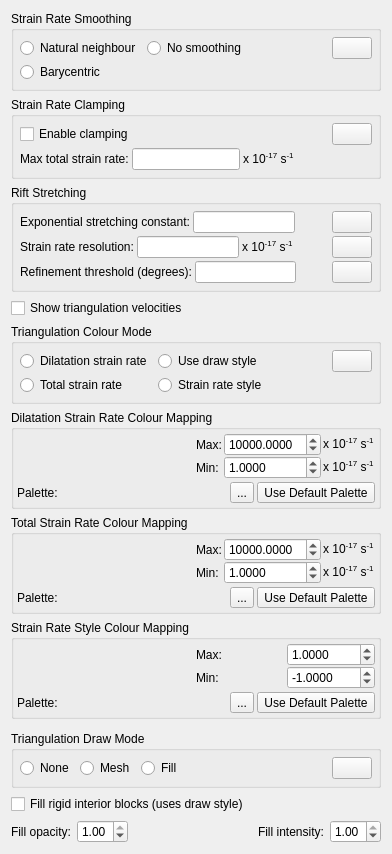
<?xml version="1.0" encoding="UTF-8"?>
<ui version="4.0">
 <class>TopologyNetworkResolverLayerOptionsWidget</class>
 <widget class="QWidget" name="TopologyNetworkResolverLayerOptionsWidget">
  <property name="geometry">
   <rect>
    <x>0</x>
    <y>0</y>
    <width>392</width>
    <height>818</height>
   </rect>
  </property>
  <property name="windowTitle">
   <string>Layers</string>
  </property>
  <layout class="QVBoxLayout" name="verticalLayout_7">
   <item>
    <widget class="QGroupBox" name="strain_rate_smoothing_group_box">
     <property name="title">
      <string>Strain Rate Smoothing</string>
     </property>
     <layout class="QGridLayout" name="gridLayout_2">
      <property name="leftMargin">
       <number>6</number>
      </property>
      <property name="topMargin">
       <number>6</number>
      </property>
      <property name="rightMargin">
       <number>6</number>
      </property>
      <property name="bottomMargin">
       <number>6</number>
      </property>
      <property name="horizontalSpacing">
       <number>6</number>
      </property>
      <property name="verticalSpacing">
       <number>3</number>
      </property>
      <item row="0" column="0">
       <widget class="QRadioButton" name="natural_neighbour_radio_button">
        <property name="text">
         <string>Natural neighbour</string>
        </property>
       </widget>
      </item>
      <item row="0" column="1">
       <widget class="QRadioButton" name="no_smoothing_radio_button">
        <property name="text">
         <string>No smoothing</string>
        </property>
       </widget>
      </item>
      <item row="1" column="0">
       <widget class="QRadioButton" name="barycentric_radio_button">
        <property name="text">
         <string>Barycentric</string>
        </property>
       </widget>
      </item>
      <item row="0" column="3">
       <widget class="QPushButton" name="push_button_help_strain_rate_smoothing">
        <property name="text">
         <string/>
        </property>
        <property name="icon">
         <iconset resource="../qt-resources/qt_widgets.qrc">
          <normaloff>:/human_help_browser_16.png</normaloff>:/human_help_browser_16.png</iconset>
        </property>
       </widget>
      </item>
      <item row="0" column="2">
       <spacer name="horizontalSpacer_3">
        <property name="orientation">
         <enum>Qt::Horizontal</enum>
        </property>
        <property name="sizeHint" stdset="0">
         <size>
          <width>40</width>
          <height>20</height>
         </size>
        </property>
       </spacer>
      </item>
     </layout>
    </widget>
   </item>
   <item>
    <widget class="QGroupBox" name="strain_rate_clamping_group_box">
     <property name="title">
      <string>Strain Rate Clamping</string>
     </property>
     <layout class="QVBoxLayout" name="verticalLayout_5">
      <property name="spacing">
       <number>3</number>
      </property>
      <property name="leftMargin">
       <number>6</number>
      </property>
      <property name="topMargin">
       <number>6</number>
      </property>
      <property name="rightMargin">
       <number>6</number>
      </property>
      <property name="bottomMargin">
       <number>6</number>
      </property>
      <item>
       <layout class="QHBoxLayout" name="horizontalLayout_11">
        <property name="spacing">
         <number>3</number>
        </property>
        <item>
         <widget class="QCheckBox" name="enable_clamping_checkbox">
          <property name="text">
           <string>Enable clamping</string>
          </property>
         </widget>
        </item>
        <item>
         <spacer name="horizontalSpacer_5">
          <property name="orientation">
           <enum>Qt::Horizontal</enum>
          </property>
          <property name="sizeHint" stdset="0">
           <size>
            <width>40</width>
            <height>20</height>
           </size>
          </property>
         </spacer>
        </item>
        <item>
         <widget class="QPushButton" name="push_button_help_strain_rate_clamping">
          <property name="text">
           <string/>
          </property>
          <property name="icon">
           <iconset resource="../qt-resources/qt_widgets.qrc">
            <normaloff>:/human_help_browser_16.png</normaloff>:/human_help_browser_16.png</iconset>
          </property>
         </widget>
        </item>
       </layout>
      </item>
      <item>
       <widget class="QWidget" name="clamp_strain_rate_parameters_widget" native="true">
        <layout class="QHBoxLayout" name="horizontalLayout_10">
         <property name="spacing">
          <number>3</number>
         </property>
         <property name="leftMargin">
          <number>0</number>
         </property>
         <property name="topMargin">
          <number>0</number>
         </property>
         <property name="rightMargin">
          <number>0</number>
         </property>
         <property name="bottomMargin">
          <number>0</number>
         </property>
         <item>
          <widget class="QLabel" name="label_12">
           <property name="text">
            <string>Max total strain rate:</string>
           </property>
          </widget>
         </item>
         <item>
          <widget class="QLineEdit" name="clamp_strain_rate_line_edit"/>
         </item>
         <item>
          <widget class="QLabel" name="label_11">
           <property name="text">
            <string>&lt;html&gt;&lt;head/&gt;&lt;body&gt;&lt;p&gt;x 10&lt;span style=&quot; vertical-align:super;&quot;&gt;-17&lt;/span&gt; s&lt;span style=&quot; vertical-align:super;&quot;&gt;-1&lt;/span&gt;&lt;/p&gt;&lt;/body&gt;&lt;/html&gt;</string>
           </property>
          </widget>
         </item>
         <item>
          <spacer name="horizontalSpacer_6">
           <property name="orientation">
            <enum>Qt::Horizontal</enum>
           </property>
           <property name="sizeHint" stdset="0">
            <size>
             <width>40</width>
             <height>20</height>
            </size>
           </property>
          </spacer>
         </item>
        </layout>
       </widget>
      </item>
     </layout>
    </widget>
   </item>
   <item>
    <widget class="QGroupBox" name="rift_stretching_group_box">
     <property name="title">
      <string>Rift Stretching</string>
     </property>
     <layout class="QVBoxLayout" name="verticalLayout_6">
      <property name="spacing">
       <number>3</number>
      </property>
      <property name="leftMargin">
       <number>6</number>
      </property>
      <property name="topMargin">
       <number>6</number>
      </property>
      <property name="rightMargin">
       <number>6</number>
      </property>
      <property name="bottomMargin">
       <number>6</number>
      </property>
      <item>
       <widget class="QWidget" name="rift_exponential_stretching_constant_widget" native="true">
        <layout class="QHBoxLayout" name="horizontalLayout_13">
         <property name="spacing">
          <number>3</number>
         </property>
         <property name="leftMargin">
          <number>0</number>
         </property>
         <property name="topMargin">
          <number>0</number>
         </property>
         <property name="rightMargin">
          <number>0</number>
         </property>
         <property name="bottomMargin">
          <number>0</number>
         </property>
         <item>
          <widget class="QLabel" name="label_15">
           <property name="text">
            <string>Exponential stretching constant:</string>
           </property>
          </widget>
         </item>
         <item>
          <widget class="QLineEdit" name="rift_exponential_stretching_constant_line_edit"/>
         </item>
         <item>
          <spacer name="horizontalSpacer_8">
           <property name="orientation">
            <enum>Qt::Horizontal</enum>
           </property>
           <property name="sizeHint" stdset="0">
            <size>
             <width>40</width>
             <height>20</height>
            </size>
           </property>
          </spacer>
         </item>
         <item>
          <widget class="QPushButton" name="push_button_help_rift_exponential_stretching_constant">
           <property name="text">
            <string/>
           </property>
           <property name="icon">
            <iconset resource="../qt-resources/qt_widgets.qrc">
             <normaloff>:/human_help_browser_16.png</normaloff>:/human_help_browser_16.png</iconset>
           </property>
          </widget>
         </item>
        </layout>
       </widget>
      </item>
      <item>
       <widget class="QWidget" name="rift_strain_rate_resolution_widget" native="true">
        <layout class="QHBoxLayout" name="horizontalLayout_12">
         <property name="spacing">
          <number>3</number>
         </property>
         <property name="leftMargin">
          <number>0</number>
         </property>
         <property name="topMargin">
          <number>0</number>
         </property>
         <property name="rightMargin">
          <number>0</number>
         </property>
         <property name="bottomMargin">
          <number>0</number>
         </property>
         <item>
          <widget class="QLabel" name="label_13">
           <property name="text">
            <string>Strain rate resolution:</string>
           </property>
          </widget>
         </item>
         <item>
          <widget class="QLineEdit" name="rift_strain_rate_resolution_line_edit"/>
         </item>
         <item>
          <widget class="QLabel" name="label_14">
           <property name="text">
            <string>&lt;html&gt;&lt;head/&gt;&lt;body&gt;&lt;p&gt;x 10&lt;span style=&quot; vertical-align:super;&quot;&gt;-17&lt;/span&gt; s&lt;span style=&quot; vertical-align:super;&quot;&gt;-1&lt;/span&gt;&lt;/p&gt;&lt;/body&gt;&lt;/html&gt;</string>
           </property>
          </widget>
         </item>
         <item>
          <spacer name="horizontalSpacer_7">
           <property name="orientation">
            <enum>Qt::Horizontal</enum>
           </property>
           <property name="sizeHint" stdset="0">
            <size>
             <width>40</width>
             <height>20</height>
            </size>
           </property>
          </spacer>
         </item>
         <item>
          <widget class="QPushButton" name="push_button_help_rift_strain_rate_resolution">
           <property name="text">
            <string/>
           </property>
           <property name="icon">
            <iconset resource="../qt-resources/qt_widgets.qrc">
             <normaloff>:/human_help_browser_16.png</normaloff>:/human_help_browser_16.png</iconset>
           </property>
          </widget>
         </item>
        </layout>
       </widget>
      </item>
      <item>
       <widget class="QWidget" name="rift_edge_length_threshold_widget" native="true">
        <layout class="QHBoxLayout" name="horizontalLayout_14">
         <property name="spacing">
          <number>3</number>
         </property>
         <property name="leftMargin">
          <number>0</number>
         </property>
         <property name="topMargin">
          <number>0</number>
         </property>
         <property name="rightMargin">
          <number>0</number>
         </property>
         <property name="bottomMargin">
          <number>0</number>
         </property>
         <item>
          <widget class="QLabel" name="label_16">
           <property name="text">
            <string>Refinement threshold (degrees):</string>
           </property>
          </widget>
         </item>
         <item>
          <widget class="QLineEdit" name="rift_edge_length_threshold_line_edit"/>
         </item>
         <item>
          <spacer name="horizontalSpacer_9">
           <property name="orientation">
            <enum>Qt::Horizontal</enum>
           </property>
           <property name="sizeHint" stdset="0">
            <size>
             <width>40</width>
             <height>20</height>
            </size>
           </property>
          </spacer>
         </item>
         <item>
          <widget class="QPushButton" name="push_button_help_rift_edge_length_threshold">
           <property name="text">
            <string/>
           </property>
           <property name="icon">
            <iconset resource="../qt-resources/qt_widgets.qrc">
             <normaloff>:/human_help_browser_16.png</normaloff>:/human_help_browser_16.png</iconset>
           </property>
          </widget>
         </item>
        </layout>
       </widget>
      </item>
     </layout>
    </widget>
   </item>
   <item>
    <layout class="QHBoxLayout" name="horizontalLayout_15">
     <item>
      <widget class="QCheckBox" name="segment_velocity_checkbox">
       <property name="text">
        <string>Show triangulation velocities</string>
       </property>
      </widget>
     </item>
     <item>
      <spacer name="horizontalSpacer_10">
       <property name="orientation">
        <enum>Qt::Horizontal</enum>
       </property>
       <property name="sizeHint" stdset="0">
        <size>
         <width>40</width>
         <height>20</height>
        </size>
       </property>
      </spacer>
     </item>
    </layout>
   </item>
   <item>
    <widget class="QGroupBox" name="colour_mode_group_box">
     <property name="title">
      <string>Triangulation Colour Mode</string>
     </property>
     <layout class="QGridLayout" name="gridLayout">
      <property name="leftMargin">
       <number>6</number>
      </property>
      <property name="topMargin">
       <number>6</number>
      </property>
      <property name="rightMargin">
       <number>6</number>
      </property>
      <property name="bottomMargin">
       <number>6</number>
      </property>
      <property name="verticalSpacing">
       <number>3</number>
      </property>
      <item row="0" column="1">
       <widget class="QRadioButton" name="dilatation_radio_button">
        <property name="text">
         <string>Dilatation strain rate</string>
        </property>
       </widget>
      </item>
      <item row="1" column="1">
       <widget class="QRadioButton" name="second_invariant_radio_button">
        <property name="text">
         <string>Total strain rate</string>
        </property>
       </widget>
      </item>
      <item row="0" column="2">
       <widget class="QRadioButton" name="default_draw_style_radio_button">
        <property name="text">
         <string>Use draw style</string>
        </property>
       </widget>
      </item>
      <item row="0" column="4">
       <widget class="QPushButton" name="push_button_help_triangulation_colour_mode">
        <property name="text">
         <string/>
        </property>
        <property name="icon">
         <iconset resource="../qt-resources/qt_widgets.qrc">
          <normaloff>:/human_help_browser_16.png</normaloff>:/human_help_browser_16.png</iconset>
        </property>
       </widget>
      </item>
      <item row="0" column="3">
       <spacer name="horizontalSpacer_2">
        <property name="orientation">
         <enum>Qt::Horizontal</enum>
        </property>
        <property name="sizeHint" stdset="0">
         <size>
          <width>40</width>
          <height>20</height>
         </size>
        </property>
       </spacer>
      </item>
      <item row="1" column="2">
       <widget class="QRadioButton" name="strain_rate_style_radio_button">
        <property name="text">
         <string>Strain rate style</string>
        </property>
       </widget>
      </item>
     </layout>
    </widget>
   </item>
   <item>
    <widget class="QGroupBox" name="dilatation_group_box">
     <property name="title">
      <string>Dilatation Strain Rate Colour Mapping</string>
     </property>
     <layout class="QVBoxLayout" name="verticalLayout_2">
      <property name="spacing">
       <number>3</number>
      </property>
      <property name="leftMargin">
       <number>3</number>
      </property>
      <property name="topMargin">
       <number>3</number>
      </property>
      <property name="rightMargin">
       <number>3</number>
      </property>
      <property name="bottomMargin">
       <number>3</number>
      </property>
      <item>
       <layout class="QHBoxLayout" name="horizontalLayout_4">
        <property name="spacing">
         <number>0</number>
        </property>
        <item>
         <widget class="QWidget" name="dilatation_colour_scale_placeholder_widget" native="true"/>
        </item>
        <item>
         <widget class="QWidget" name="dilatation_default_palette_controls" native="true">
          <layout class="QVBoxLayout" name="verticalLayout">
           <property name="spacing">
            <number>0</number>
           </property>
           <property name="leftMargin">
            <number>0</number>
           </property>
           <property name="topMargin">
            <number>0</number>
           </property>
           <property name="rightMargin">
            <number>0</number>
           </property>
           <property name="bottomMargin">
            <number>0</number>
           </property>
           <item>
            <layout class="QHBoxLayout" name="horizontalLayout_3">
             <property name="spacing">
              <number>2</number>
             </property>
             <item>
              <widget class="QLabel" name="label_3">
               <property name="text">
                <string>Max:</string>
               </property>
              </widget>
             </item>
             <item>
              <widget class="QDoubleSpinBox" name="max_abs_dilatation_spinbox">
               <property name="keyboardTracking">
                <bool>false</bool>
               </property>
               <property name="decimals">
                <number>4</number>
               </property>
               <property name="minimum">
                <double>0.000000000000000</double>
               </property>
               <property name="maximum">
                <double>1000000.000000000000000</double>
               </property>
               <property name="singleStep">
                <double>1000.000000000000000</double>
               </property>
               <property name="value">
                <double>10000.000000000000000</double>
               </property>
              </widget>
             </item>
             <item>
              <widget class="QLabel" name="label_2">
               <property name="text">
                <string>&lt;html&gt;&lt;head/&gt;&lt;body&gt;&lt;p&gt;x 10&lt;span style=&quot; vertical-align:super;&quot;&gt;-17&lt;/span&gt; s&lt;span style=&quot; vertical-align:super;&quot;&gt;-1&lt;/span&gt;&lt;/p&gt;&lt;/body&gt;&lt;/html&gt;</string>
               </property>
              </widget>
             </item>
            </layout>
           </item>
           <item>
            <layout class="QHBoxLayout" name="horizontalLayout_2">
             <property name="spacing">
              <number>2</number>
             </property>
             <item>
              <widget class="QLabel" name="label">
               <property name="text">
                <string>Min:</string>
               </property>
              </widget>
             </item>
             <item>
              <widget class="QDoubleSpinBox" name="min_abs_dilatation_spinbox">
               <property name="keyboardTracking">
                <bool>false</bool>
               </property>
               <property name="decimals">
                <number>4</number>
               </property>
               <property name="minimum">
                <double>0.000000000000000</double>
               </property>
               <property name="maximum">
                <double>1000000.000000000000000</double>
               </property>
               <property name="singleStep">
                <double>1.000000000000000</double>
               </property>
               <property name="value">
                <double>1.000000000000000</double>
               </property>
              </widget>
             </item>
             <item>
              <widget class="QLabel" name="label_4">
               <property name="text">
                <string>&lt;html&gt;&lt;head/&gt;&lt;body&gt;&lt;p&gt;x 10&lt;span style=&quot; vertical-align:super;&quot;&gt;-17&lt;/span&gt; s&lt;span style=&quot; vertical-align:super;&quot;&gt;-1&lt;/span&gt;&lt;/p&gt;&lt;/body&gt;&lt;/html&gt;</string>
               </property>
              </widget>
             </item>
            </layout>
           </item>
           <item>
            <spacer name="verticalSpacer">
             <property name="orientation">
              <enum>Qt::Vertical</enum>
             </property>
             <property name="sizeHint" stdset="0">
              <size>
               <width>20</width>
               <height>40</height>
              </size>
             </property>
            </spacer>
           </item>
          </layout>
         </widget>
        </item>
       </layout>
      </item>
      <item>
       <layout class="QHBoxLayout" name="horizontalLayout">
        <item>
         <widget class="QLabel" name="label_8">
          <property name="text">
           <string>Palette:</string>
          </property>
         </widget>
        </item>
        <item>
         <widget class="QWidget" name="dilatation_palette_filename_placeholder_widget" native="true"/>
        </item>
        <item>
         <widget class="QToolButton" name="select_dilatation_palette_filename_button">
          <property name="sizePolicy">
           <sizepolicy hsizetype="Fixed" vsizetype="Preferred">
            <horstretch>0</horstretch>
            <verstretch>0</verstretch>
           </sizepolicy>
          </property>
          <property name="toolTip">
           <string>Choose CPT File</string>
          </property>
          <property name="text">
           <string>...</string>
          </property>
         </widget>
        </item>
        <item>
         <widget class="QToolButton" name="use_default_dilatation_palette_button">
          <property name="sizePolicy">
           <sizepolicy hsizetype="Fixed" vsizetype="Preferred">
            <horstretch>0</horstretch>
            <verstretch>0</verstretch>
           </sizepolicy>
          </property>
          <property name="toolTip">
           <string>Use Default Palette</string>
          </property>
          <property name="text">
           <string>Use Default Palette</string>
          </property>
          <property name="icon">
           <iconset resource="../qt-resources/qt_widgets.qrc">
            <normaloff>:/tango_undo_16.png</normaloff>:/tango_undo_16.png</iconset>
          </property>
         </widget>
        </item>
       </layout>
      </item>
     </layout>
    </widget>
   </item>
   <item>
    <widget class="QGroupBox" name="second_invariant_group_box">
     <property name="title">
      <string>Total Strain Rate Colour Mapping</string>
     </property>
     <layout class="QVBoxLayout" name="verticalLayout_3">
      <property name="spacing">
       <number>3</number>
      </property>
      <property name="leftMargin">
       <number>3</number>
      </property>
      <property name="topMargin">
       <number>3</number>
      </property>
      <property name="rightMargin">
       <number>3</number>
      </property>
      <property name="bottomMargin">
       <number>3</number>
      </property>
      <item>
       <layout class="QHBoxLayout" name="horizontalLayout_5">
        <property name="spacing">
         <number>0</number>
        </property>
        <item>
         <widget class="QWidget" name="second_invariant_colour_scale_placeholder_widget" native="true"/>
        </item>
        <item>
         <widget class="QWidget" name="second_invariant_default_palette_controls" native="true">
          <layout class="QVBoxLayout" name="verticalLayout_4">
           <property name="spacing">
            <number>0</number>
           </property>
           <property name="leftMargin">
            <number>0</number>
           </property>
           <property name="topMargin">
            <number>0</number>
           </property>
           <property name="rightMargin">
            <number>0</number>
           </property>
           <property name="bottomMargin">
            <number>0</number>
           </property>
           <item>
            <layout class="QHBoxLayout" name="horizontalLayout_6">
             <property name="spacing">
              <number>2</number>
             </property>
             <item>
              <widget class="QLabel" name="label_5">
               <property name="text">
                <string>Max:</string>
               </property>
              </widget>
             </item>
             <item>
              <widget class="QDoubleSpinBox" name="max_abs_second_invariant_spinbox">
               <property name="keyboardTracking">
                <bool>false</bool>
               </property>
               <property name="decimals">
                <number>4</number>
               </property>
               <property name="minimum">
                <double>0.000000000000000</double>
               </property>
               <property name="maximum">
                <double>1000000.000000000000000</double>
               </property>
               <property name="singleStep">
                <double>1000.000000000000000</double>
               </property>
               <property name="value">
                <double>10000.000000000000000</double>
               </property>
              </widget>
             </item>
             <item>
              <widget class="QLabel" name="label_6">
               <property name="text">
                <string>&lt;html&gt;&lt;head/&gt;&lt;body&gt;&lt;p&gt;x 10&lt;span style=&quot; vertical-align:super;&quot;&gt;-17&lt;/span&gt; s&lt;span style=&quot; vertical-align:super;&quot;&gt;-1&lt;/span&gt;&lt;/p&gt;&lt;/body&gt;&lt;/html&gt;</string>
               </property>
              </widget>
             </item>
            </layout>
           </item>
           <item>
            <layout class="QHBoxLayout" name="horizontalLayout_7">
             <property name="spacing">
              <number>2</number>
             </property>
             <item>
              <widget class="QLabel" name="label_7">
               <property name="text">
                <string>Min:</string>
               </property>
              </widget>
             </item>
             <item>
              <widget class="QDoubleSpinBox" name="min_abs_second_invariant_spinbox">
               <property name="keyboardTracking">
                <bool>false</bool>
               </property>
               <property name="decimals">
                <number>4</number>
               </property>
               <property name="minimum">
                <double>0.000000000000000</double>
               </property>
               <property name="maximum">
                <double>1000000.000000000000000</double>
               </property>
               <property name="singleStep">
                <double>1.000000000000000</double>
               </property>
               <property name="value">
                <double>1.000000000000000</double>
               </property>
              </widget>
             </item>
             <item>
              <widget class="QLabel" name="label_9">
               <property name="text">
                <string>&lt;html&gt;&lt;head/&gt;&lt;body&gt;&lt;p&gt;x 10&lt;span style=&quot; vertical-align:super;&quot;&gt;-17&lt;/span&gt; s&lt;span style=&quot; vertical-align:super;&quot;&gt;-1&lt;/span&gt;&lt;/p&gt;&lt;/body&gt;&lt;/html&gt;</string>
               </property>
              </widget>
             </item>
            </layout>
           </item>
           <item>
            <spacer name="verticalSpacer_2">
             <property name="orientation">
              <enum>Qt::Vertical</enum>
             </property>
             <property name="sizeHint" stdset="0">
              <size>
               <width>20</width>
               <height>40</height>
              </size>
             </property>
            </spacer>
           </item>
          </layout>
         </widget>
        </item>
       </layout>
      </item>
      <item>
       <layout class="QHBoxLayout" name="horizontalLayout_8">
        <item>
         <widget class="QLabel" name="label_10">
          <property name="text">
           <string>Palette:</string>
          </property>
         </widget>
        </item>
        <item>
         <widget class="QWidget" name="second_invariant_palette_filename_placeholder_widget" native="true"/>
        </item>
        <item>
         <widget class="QToolButton" name="select_second_invariant_palette_filename_button">
          <property name="sizePolicy">
           <sizepolicy hsizetype="Fixed" vsizetype="Preferred">
            <horstretch>0</horstretch>
            <verstretch>0</verstretch>
           </sizepolicy>
          </property>
          <property name="toolTip">
           <string>Choose CPT File</string>
          </property>
          <property name="text">
           <string>...</string>
          </property>
         </widget>
        </item>
        <item>
         <widget class="QToolButton" name="use_default_second_invariant_palette_button">
          <property name="sizePolicy">
           <sizepolicy hsizetype="Fixed" vsizetype="Preferred">
            <horstretch>0</horstretch>
            <verstretch>0</verstretch>
           </sizepolicy>
          </property>
          <property name="toolTip">
           <string>Use Default Palette</string>
          </property>
          <property name="text">
           <string>Use Default Palette</string>
          </property>
          <property name="icon">
           <iconset resource="../qt-resources/qt_widgets.qrc">
            <normaloff>:/tango_undo_16.png</normaloff>:/tango_undo_16.png</iconset>
          </property>
         </widget>
        </item>
       </layout>
      </item>
     </layout>
    </widget>
   </item>
   <item>
    <widget class="QGroupBox" name="strain_rate_style_group_box">
     <property name="title">
      <string>Strain Rate Style Colour Mapping</string>
     </property>
     <layout class="QVBoxLayout" name="strain_rate_style_layout_1">
      <property name="spacing">
       <number>3</number>
      </property>
      <property name="leftMargin">
       <number>3</number>
      </property>
      <property name="topMargin">
       <number>3</number>
      </property>
      <property name="rightMargin">
       <number>3</number>
      </property>
      <property name="bottomMargin">
       <number>3</number>
      </property>
      <item>
       <layout class="QHBoxLayout" name="strain_rate_style_layout_2">
        <property name="spacing">
         <number>0</number>
        </property>
        <item>
         <widget class="QWidget" name="strain_rate_style_colour_scale_placeholder_widget" native="true"/>
        </item>
        <item>
         <widget class="QWidget" name="strain_rate_style_default_palette_controls" native="true">
          <layout class="QVBoxLayout" name="strain_rate_style_layout_3">
           <property name="spacing">
            <number>0</number>
           </property>
           <property name="leftMargin">
            <number>0</number>
           </property>
           <property name="topMargin">
            <number>0</number>
           </property>
           <property name="rightMargin">
            <number>0</number>
           </property>
           <property name="bottomMargin">
            <number>0</number>
           </property>
           <item>
            <layout class="QHBoxLayout" name="strain_rate_style_layout_4">
             <property name="spacing">
              <number>2</number>
             </property>
             <item>
              <widget class="QLabel" name="strain_rate_style_label_1">
               <property name="text">
                <string>Max:</string>
               </property>
              </widget>
             </item>
             <item>
              <widget class="QDoubleSpinBox" name="max_strain_rate_style_spinbox">
               <property name="keyboardTracking">
                <bool>false</bool>
               </property>
               <property name="decimals">
                <number>4</number>
               </property>
               <property name="minimum">
                <double>-100.000000000000000</double>
               </property>
               <property name="maximum">
                <double>100.000000000000000</double>
               </property>
               <property name="singleStep">
                <double>0.100000000000000</double>
               </property>
               <property name="value">
                <double>1.000000000000000</double>
               </property>
              </widget>
             </item>
            </layout>
           </item>
           <item>
            <layout class="QHBoxLayout" name="strain_rate_style_layout_5">
             <property name="spacing">
              <number>2</number>
             </property>
             <item>
              <widget class="QLabel" name="strain_rate_style_label_3">
               <property name="text">
                <string>Min:</string>
               </property>
              </widget>
             </item>
             <item>
              <widget class="QDoubleSpinBox" name="min_strain_rate_style_spinbox">
               <property name="keyboardTracking">
                <bool>false</bool>
               </property>
               <property name="decimals">
                <number>4</number>
               </property>
               <property name="minimum">
                <double>-100.000000000000000</double>
               </property>
               <property name="maximum">
                <double>100.000000000000000</double>
               </property>
               <property name="singleStep">
                <double>0.100000000000000</double>
               </property>
               <property name="value">
                <double>-1.000000000000000</double>
               </property>
              </widget>
             </item>
            </layout>
           </item>
           <item>
            <spacer name="strain_rate_style_verticalSpacer_1">
             <property name="orientation">
              <enum>Qt::Vertical</enum>
             </property>
             <property name="sizeHint" stdset="0">
              <size>
               <width>20</width>
               <height>40</height>
              </size>
             </property>
            </spacer>
           </item>
          </layout>
         </widget>
        </item>
       </layout>
      </item>
      <item>
       <layout class="QHBoxLayout" name="strain_rate_style_layout_6">
        <item>
         <widget class="QLabel" name="strain_rate_style_label_5">
          <property name="text">
           <string>Palette:</string>
          </property>
         </widget>
        </item>
        <item>
         <widget class="QWidget" name="strain_rate_style_palette_filename_placeholder_widget" native="true"/>
        </item>
        <item>
         <widget class="QToolButton" name="select_strain_rate_style_palette_filename_button">
          <property name="sizePolicy">
           <sizepolicy hsizetype="Fixed" vsizetype="Preferred">
            <horstretch>0</horstretch>
            <verstretch>0</verstretch>
           </sizepolicy>
          </property>
          <property name="toolTip">
           <string>Choose CPT File</string>
          </property>
          <property name="text">
           <string>...</string>
          </property>
         </widget>
        </item>
        <item>
         <widget class="QToolButton" name="use_default_strain_rate_style_palette_button">
          <property name="sizePolicy">
           <sizepolicy hsizetype="Fixed" vsizetype="Preferred">
            <horstretch>0</horstretch>
            <verstretch>0</verstretch>
           </sizepolicy>
          </property>
          <property name="toolTip">
           <string>Use Default Palette</string>
          </property>
          <property name="text">
           <string>Use Default Palette</string>
          </property>
          <property name="icon">
           <iconset resource="../qt-resources/qt_widgets.qrc">
            <normaloff>:/tango_undo_16.png</normaloff>:/tango_undo_16.png</iconset>
          </property>
         </widget>
        </item>
       </layout>
      </item>
     </layout>
    </widget>
   </item>
   <item>
    <widget class="QWidget" name="draw_style_placeholder_widget" native="true"/>
   </item>
   <item>
    <widget class="QGroupBox" name="triangulation_draw_mode_group_box">
     <property name="title">
      <string>Triangulation Draw Mode</string>
     </property>
     <layout class="QHBoxLayout" name="horizontalLayout_9">
      <property name="leftMargin">
       <number>6</number>
      </property>
      <property name="topMargin">
       <number>6</number>
      </property>
      <property name="rightMargin">
       <number>6</number>
      </property>
      <property name="bottomMargin">
       <number>6</number>
      </property>
      <item>
       <widget class="QRadioButton" name="none_draw_mode_radio_button">
        <property name="text">
         <string>None</string>
        </property>
       </widget>
      </item>
      <item>
       <widget class="QRadioButton" name="mesh_draw_mode_radio_button">
        <property name="text">
         <string>Mesh</string>
        </property>
       </widget>
      </item>
      <item>
       <widget class="QRadioButton" name="fill_draw_mode_radio_button">
        <property name="text">
         <string>Fill</string>
        </property>
       </widget>
      </item>
      <item>
       <spacer name="horizontalSpacer_4">
        <property name="orientation">
         <enum>Qt::Horizontal</enum>
        </property>
        <property name="sizeHint" stdset="0">
         <size>
          <width>40</width>
          <height>20</height>
         </size>
        </property>
       </spacer>
      </item>
      <item>
       <widget class="QPushButton" name="push_button_help_triangulation_draw_mode">
        <property name="text">
         <string/>
        </property>
        <property name="icon">
         <iconset resource="../qt-resources/qt_widgets.qrc">
          <normaloff>:/human_help_browser_16.png</normaloff>:/human_help_browser_16.png</iconset>
        </property>
       </widget>
      </item>
     </layout>
    </widget>
   </item>
   <item>
    <layout class="QHBoxLayout" name="horizontalLayout_16">
     <item>
      <widget class="QCheckBox" name="fill_rigid_blocks_checkbox">
       <property name="text">
        <string>Fill rigid interior blocks (uses draw style)</string>
       </property>
      </widget>
     </item>
     <item>
      <spacer name="horizontalSpacer_11">
       <property name="orientation">
        <enum>Qt::Horizontal</enum>
       </property>
       <property name="sizeHint" stdset="0">
        <size>
         <width>40</width>
         <height>20</height>
        </size>
       </property>
      </spacer>
     </item>
    </layout>
   </item>
   <item>
    <layout class="QHBoxLayout" name="fill_opacity_intensity_layout">
     <item>
      <widget class="QLabel" name="fill_opacity_label">
       <property name="text">
        <string>Fill opacity:</string>
       </property>
      </widget>
     </item>
     <item>
      <widget class="QDoubleSpinBox" name="fill_opacity_spinbox">
       <property name="keyboardTracking">
        <bool>false</bool>
       </property>
       <property name="maximum">
        <double>1.000000000000000</double>
       </property>
       <property name="singleStep">
        <double>0.040000000000000</double>
       </property>
       <property name="value">
        <double>1.000000000000000</double>
       </property>
      </widget>
     </item>
     <item>
      <spacer name="horizontalSpacer">
       <property name="orientation">
        <enum>Qt::Horizontal</enum>
       </property>
       <property name="sizeHint" stdset="0">
        <size>
         <width>40</width>
         <height>20</height>
        </size>
       </property>
      </spacer>
     </item>
     <item>
      <widget class="QLabel" name="fill_intensity_label">
       <property name="text">
        <string>Fill intensity:</string>
       </property>
      </widget>
     </item>
     <item>
      <widget class="QDoubleSpinBox" name="fill_intensity_spinbox">
       <property name="keyboardTracking">
        <bool>false</bool>
       </property>
       <property name="maximum">
        <double>1.000000000000000</double>
       </property>
       <property name="singleStep">
        <double>0.040000000000000</double>
       </property>
       <property name="value">
        <double>1.000000000000000</double>
       </property>
      </widget>
     </item>
    </layout>
   </item>
  </layout>
 </widget>
 <resources>
  <include location="../qt-resources/qt_widgets.qrc"/>
  <include location="../qt-resources/qt_widgets.qrc"/>
 </resources>
 <connections/>
</ui>
